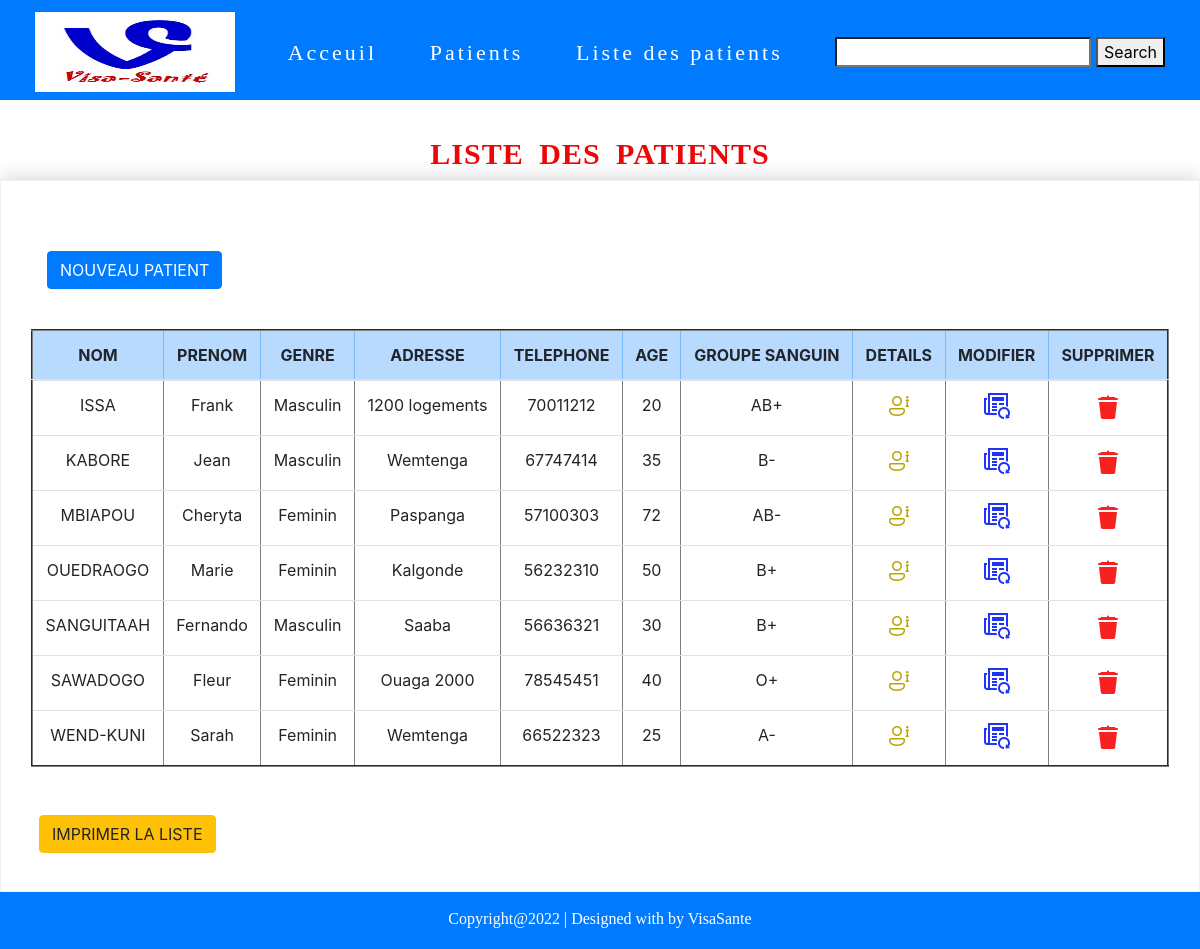
Page /liste.php on the committed database.
### tables this page shows
CREATE TABLE IF NOT EXISTS `patient` (
  `id` int(11) NOT NULL AUTO_INCREMENT,
  `nom` varchar(254) DEFAULT NULL,
  `prenom` varchar(254) DEFAULT NULL,
  `genre` varchar(254) DEFAULT NULL,
  `addresse` varchar(254) DEFAULT NULL,
  `telephone` int(11) DEFAULT NULL,
  `age` int(11) DEFAULT NULL,
  `g_sanguin` varchar(254) DEFAULT NULL,
  `antecedant` varchar(254) DEFAULT NULL,
  `m_actuelle` varchar(254) DEFAULT NULL,
  PRIMARY KEY (`id`)
);

### class/PatientController.class.php (called while the page is built, shortened)
<?php
class PatientController
{
  private $_db;
   public function __construct($db)
   {
       $this->_db=$db;
   }
   public function afficher_list()
   {
     $patient=[];
     $sql=$this->_db->query("SELECT * FROM patient ORDER BY nom, prenom ASC");
     $rows=$sql->fetchAll();
     foreach ($rows as $row) {
     $patient[]=new Patient($row);
     }
     return $patient;
   }
}

### class/patient.class.php (called while the page is built, shortened)
<?php
class Patient
{
  private $id;
  private $nom;
  private $prenom;
  private $genre;
  private $addresse;
  private $telephone;
  private $age;
  private $g_sanguin;
  public function __construct(array $donnee){
    foreach ($donnee as $key => $value) {
        $methode='set'.ucfirst($key);
    }
  }
    public function getId()
    {
        return $this->id;
    }
    public function getNom()
    {
        return $this->nom;
    }
    public function getPrenom()
    {
        return $this->prenom;
    }
    public function getGenre()
    {
        return $this->genre;
    }
    public function getTelephone()
    {
        return $this->telephone;
    }
    public function getAddresse()
    {
        return $this->addresse;
    }
    public function getAge()
    {
        return $this->age;
    }
    public function getG_sanguin()
    {
        return $this->g_sanguin;
    }
    public function setId($id)
    {
        $this->id = $id;
    }
    public function setNom($nom)
    {
        $this->nom = $nom;
    }
    public function setPrenom($prenom)
    {
        $this->prenom = $prenom;
    }
    public function setGenre($genre)
    {
        $this->genre = $genre;
    }
    public function setAddresse($addresse)
    {
        $this->addresse = $addresse;
    }
    public function setTelephone($telephone)
    {
        $this->telephone = $telephone;
    }
    public function setAge($age)
    {
        $this->age = $age;
    }
    public function setG_sanguin($g_sanguin)
    {
        $this->g_sanguin = $g_sanguin;
    }
}

### liste.php (the view, shortened to what this page needs)
<?php
$bd= bd();
$patient_ctrl =new PatientController($bd);
$list_patient=$patient_ctrl->afficher_list();
?>
<!DOCTYPE html>
<html lang="en">
<head>
    <link rel="stylesheet" href="./css/style.css" media="screen" type="text/css" />
</head>
<body>
    <?php
        include 'menu.php'
    ?>
    <div class="texte3">
        <h1>Liste des patients </h1>
    </div>
    <form action="" method="POST"><br>
    <div class=" m-3">
        <a type="button" class="btn btn-primary" href="patient.php"> NOUVEAU PATIENT</a>
    </div><br>
                <table id="myTable" class="table table bordered " border="2" >
                    <thead class="table-primary text-center">
                        <tr>
                        <th scope="col">NOM</th>
                        <th scope="col">PRENOM</th>
                        <th scope="col">GENRE</th>
                        <th scope="col">ADRESSE</th>
                        <th scope="col">TELEPHONE</th>
                        <th scope="col">AGE</th>
                        <th scope="col">GROUPE SANGUIN</th>
                        <th scope="col">DETAILS</th>
                        <th scope="col">MODIFIER</th>
                        <th scope="col">SUPPRIMER</th>
                        </tr>
                    </thead>
                     <tbody class="text-center">
                     <tr>
                                       <?php
                                       foreach($list_patient as $key => $value) {
                                       ?>
                                         <tr>
                                            <td><?=$value->getNom()?></td>
                                            <td><?=$value->getPrenom()?></td>
                                            <td><?=$value->getGenre()?></td>
                                            <td><?=$value->getAddresse()?></td>
                                            <td><?=$value->getTelephone()?></td>
                                            <td><?=$value->getAge()?></td>
                                            <td><?=$value->getG_sanguin()?></td>
                                            <td><a href="detail.php?id=<?= $value->getId()?>" type="button"> <img src="./pictures/more_info_24px.png" alt="" class="signe"> </a></td>
                                            <td><a href="modifier.php?id=<?= $value->getId()?>"  type="button"><img src="./pictures/renew_26px.png" alt="" class="signe"> </a></td>
                                            <td><a href="supprimer.php?id=<?= $value->getId()?>" type="button" onclick='return confirm("Etes-vous sûr de vouloir supprimer ?")'> <img src="./pictures/delete_30px.png" alt="" class="signe"> </a></td>
                                         </tr>
                                        <?php
                                        }
                                        ?>
                                    </tr>
                    </tbody>
                </table>
                <br>
                <div class="m-2">
                    <a type="button" class="btn btn-warning" href="imprimer.php"> IMPRIMER LA LISTE</a>
                </div>
            </form>
    <?php
        include 'footer.php'
    ?>
</body>
</html>

### css/style.css (style rules this page uses)
form { padding: 30px; border: 1px solid #f1f1f1; background: #fff; box-shadow: 0 0 20px 0 rgba(0, 0, 0, 0.2), 0 5px 5px 0 rgba(0, 0, 0, 0.24); }
.texte3 h1 { text-align: center; font-family: 'Century Gothic'; text-transform: uppercase; font-size: 30px; font-weight: bold; color: rgb(236, 6, 6); word-spacing: 7px; letter-spacing: 1px; margin-top: 3%; }

### rows in the picture
patient: nom "ISSA", prenom "Frank", genre "Masculin", addresse "1200 logements", telephone "70011212", age "20", g_sanguin "AB+"
patient: nom "KABORE", prenom "Jean", genre "Masculin", addresse "Wemtenga", telephone "67747414", age "35", g_sanguin "B-"
patient: nom "MBIAPOU", prenom "Cheryta", genre "Feminin", addresse "Paspanga", telephone "57100303", age "72", g_sanguin "AB-"
patient: nom "OUEDRAOGO", prenom "Marie", genre "Feminin", addresse "Kalgonde", telephone "56232310", age "50", g_sanguin "B+"
patient: nom "SANGUITAAH", prenom "Fernando", genre "Masculin", addresse "Saaba", telephone "56636321", age "30", g_sanguin "B+"
patient: nom "SAWADOGO", prenom "Fleur", genre "Feminin", addresse "Ouaga 2000", telephone "78545451", age "40", g_sanguin "O+"
patient: nom "WEND-KUNI", prenom "Sarah", genre "Feminin", addresse "Wemtenga", telephone "66522323", age "25", g_sanguin "A-"
